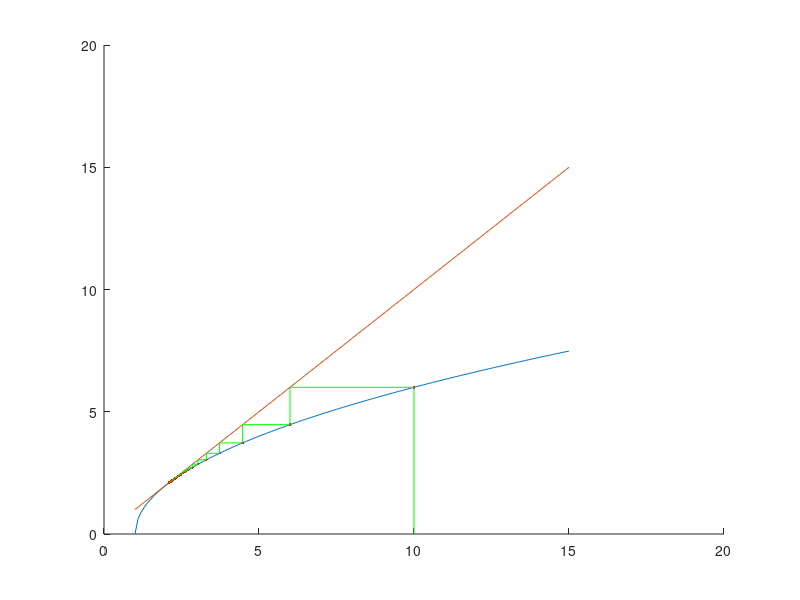

The MATLAB source for this figure:
%solving g(x) = x (finding fixed point)
%fixed point theorem: assume that: 
%   - g',g is in C[a;b]
%   - K = const > 0
%   - p0 is in (a;b)
%   - g(x) is in (a;b) for all x, then
%   1) if |g'(x)| <= K < 1 for all x in [a;b], then iteration
%   p(n)=g(p(n-1)) is converges to P in [a;b]
clc;
clear;

figure(1); clf; hold on;
    x = 1:0.1:15;
    plot(x, 2*(x - 1).^0.5);
    plot(x, x);

p0 = 10;
P(1) = p0; %root estimate
process_plot=[p0 0];
for (i=2:50)
   z = P(i-1);
   P(i) = 2*(z - 1)^0.5;
   process_plot=[process_plot; [z P(i)] ];
   process_plot=[process_plot; [P(i) P(i)] ];
   err = abs(P(i) - P(i-1));
   plot(z, P(i), 'r.');
end;

plot(process_plot(:,1), process_plot(:,2),'color','green');